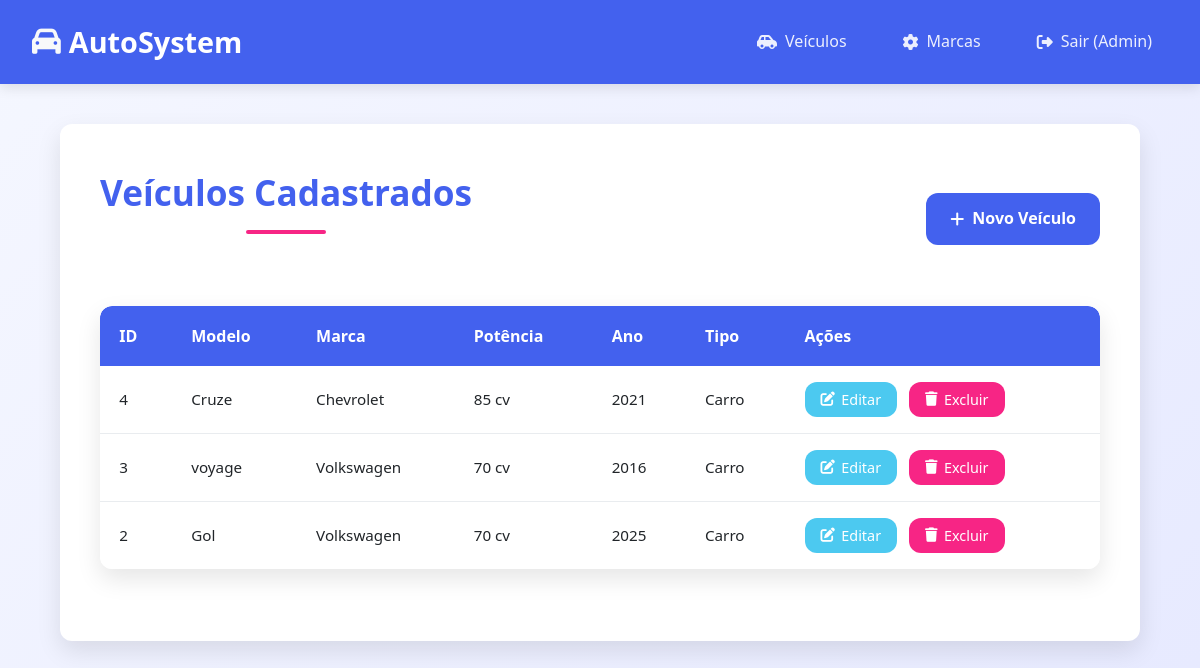
The app's page /veiculos/veiculos_list.php?status=success (signed in) with its own data.
### tables this page shows
CREATE TABLE `veiculos` (
  `id` int(11) NOT NULL,
  `modelo` varchar(100) NOT NULL,
  `potencia` varchar(50) DEFAULT NULL,
  `ano` year(4) DEFAULT NULL,
  `tipo` enum('Carro','Moto','Caminhao') NOT NULL,
  `id_marca` int(11) DEFAULT NULL
);

CREATE TABLE `marcas` (
  `id` int(11) NOT NULL,
  `marca` varchar(100) NOT NULL
);

### veiculos/veiculos_list.php (the view, shortened to what this page needs)
<?php
include("../includes/navbar.php");
include("../includes/conexao.php");
?>
<link rel="stylesheet" href="../css/style.css">
<div class="container">
    <div class="page-header">
        <h2 class="page-title">Veículos Cadastrados</h2>
        <a href="veiculos_create.php" class="btn-new">
            <i class="fas fa-plus"></i> Novo Veículo
        </a>
    </div>
    <div class="table-container">
        <table>
            <thead>
                <tr>
                    <th>ID</th>
                    <th>Modelo</th>
                    <th>Marca</th>
                    <th>Potência</th>
                    <th>Ano</th>
                    <th>Tipo</th>
                    <th>Ações</th>
                </tr>
            </thead>
            <tbody>
                <?php
                $sql = "SELECT v.id, v.modelo, m.marca, v.potencia, v.ano, v.tipo
                        FROM veiculos v
                        JOIN marcas m ON v.id_marca = m.id
                        ORDER BY v.id DESC";
                $result = mysqli_query($con, $sql);
                while($row = mysqli_fetch_assoc($result)){
                    echo "<tr>";
                    echo "<td>".$row['id']."</td>";
                    echo "<td>".$row['modelo']."</td>";
                    echo "<td>".$row['marca']."</td>";
                    echo "<td>".$row['potencia']." cv</td>";
                    echo "<td>".$row['ano']."</td>";
                    echo "<td>".$row['tipo']."</td>";
                    echo "<td>
                            <div class='action-buttons'>
                                <a href='veiculos_edit.php?id=".$row['id']."' class='btn-action btn-edit'>
                                    <i class='fas fa-edit'></i> Editar
                                </a>
                                <a href='veiculos_delete.php?id=".$row['id']."' class='btn-action btn-delete'
                                   onclick='return confirm(\"Tem certeza que deseja excluir este veículo?\")'>
                                    <i class='fas fa-trash'></i> Excluir
                                </a>
                            </div>
                          </td>";
                    echo "</tr>";
                }
                ?>
            </tbody>
        </table>
    </div>
</div>

### includes/navbar.php
<link rel="stylesheet" href="https://cdnjs.cloudflare.com/ajax/libs/font-awesome/6.4.0/css/all.min.css">
<link rel="stylesheet" href="../css/style.css">
<nav class="navbar">
    <div class="navbar-brand">
        <i class="fas fa-car"></i>
        <span>AutoSystem</span>
    </div>
    <ul class="navbar-nav">
        <li><a href="../veiculos/veiculos_list.php"><i class="fas fa-car-side"></i> Veículos</a></li>
        <li><a href="../marcas/marcas_list.php"><i class="fas fa-cog"></i> Marcas</a></li>
        <li><a href="../login/logout.php"><i class="fas fa-sign-out-alt"></i> Sair (<?php echo $_SESSION['usuario_nome']; ?>)</a></li>
    </ul>
</nav>

### css/style.css (style rules this page uses)
* { margin: 0; padding: 0; box-sizing: border-box; font-family: 'Poppins', 'Segoe UI', sans-serif; }
.navbar { background: var(--primary); color: white; padding: 1.2rem 2rem; display: flex; justify-content: space-between; align-items: center; box-shadow: 0 4px 12px rgba(0, 0, 0, 0.1); position: sticky; top: 0; z-index: 1000; }
.navbar-brand { font-size: 1.8rem; font-weight: 700; display: flex; align-items: center; gap: 0.5rem; color: white; }
.navbar-brand i { color: var(--light); }
.navbar-nav { list-style: none; display: flex; gap: 1.5rem; margin: 0; padding: 0; }
.navbar-nav li { margin: 0; }
.navbar-nav a { color: rgba(255, 255, 255, 0.9); text-decoration: none; font-weight: 500; padding: 0.5rem 1rem; border-radius: var(--border-radius); transition: var(--transition); display: flex; align-items: center; gap: 0.5rem; }
.container { width: 90%; max-width: 1200px; margin: 2.5rem auto; padding: 2.5rem; background: white; border-radius: var(--border-radius); box-shadow: var(--box-shadow); animation: fadeIn 0.5s ease; }
.page-title { text-align: center; color: var(--primary); margin-bottom: 2.5rem; font-size: 2.2rem; position: relative; padding-bottom: 0.8rem; }
.page-title:after { content: ''; position: absolute; bottom: 0; left: 50%; transform: translateX(-50%); width: 80px; height: 4px; background: var(--accent); border-radius: 2px; }
.page-header { display: flex; justify-content: space-between; align-items: center; margin-bottom: 2rem; flex-wrap: wrap; gap: 1rem; }
.btn-new { background: var(--primary); color: white; padding: 0.8rem 1.5rem; border-radius: var(--border-radius); text-decoration: none; font-weight: 600; transition: var(--transition); display: inline-flex; align-items: center; gap: 0.5rem; }
.table-container { width: 100%; overflow-x: auto; margin: 2rem 0; border-radius: var(--border-radius); box-shadow: var(--box-shadow); }
table { width: 100%; border-collapse: collapse; background: white; border-radius: var(--border-radius); overflow: hidden; font-size: 0.95rem; }
table th { background: var(--primary); color: white; padding: 1.2rem; text-align: left; font-weight: 600; font-size: 1rem; }
table td { padding: 1rem 1.2rem; border-bottom: 1px solid var(--light-gray); transition: var(--transition); }
table tr:last-child td { border-bottom: none; }
.btn-action { padding: 0.5rem 1rem; border-radius: var(--border-radius); text-decoration: none; font-weight: 500; transition: var(--transition); display: inline-flex; align-items: center; gap: 0.4rem; font-size: 0.9rem; margin-right: 0.5rem; }
.btn-edit { background: var(--success); color: white; }
.btn-delete { background: var(--accent); color: white; }

### records on screen
veiculos: id "4", modelo "Cruze", id_marca.marca "Chevrolet", potencia "85", ano "2021", tipo "Carro"
veiculos: id "3", modelo "voyage", id_marca.marca "Volkswagen", potencia "70", ano "2016", tipo "Carro"
veiculos: id "2", modelo "Gol", id_marca.marca "Volkswagen", potencia "70", ano "2025", tipo "Carro"

### other values on screen
$_SESSION['usuario_nome'] "Admin"
